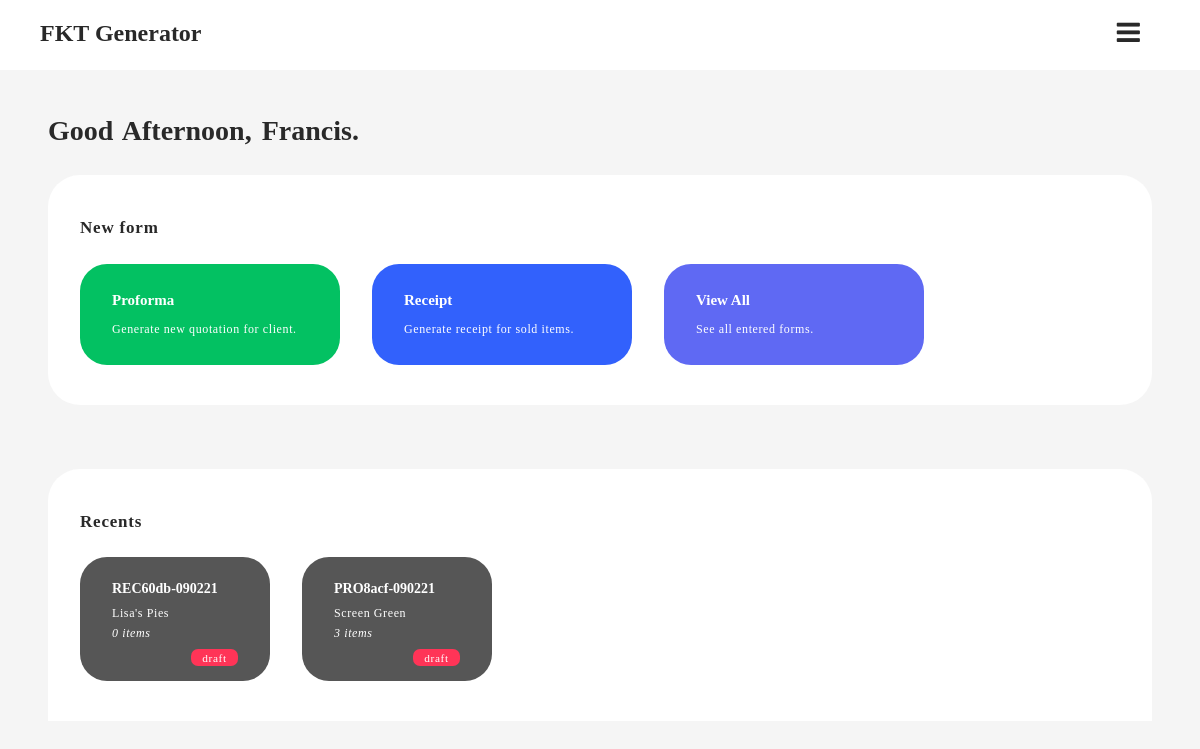
Page / (signed in) on the earlier database version.
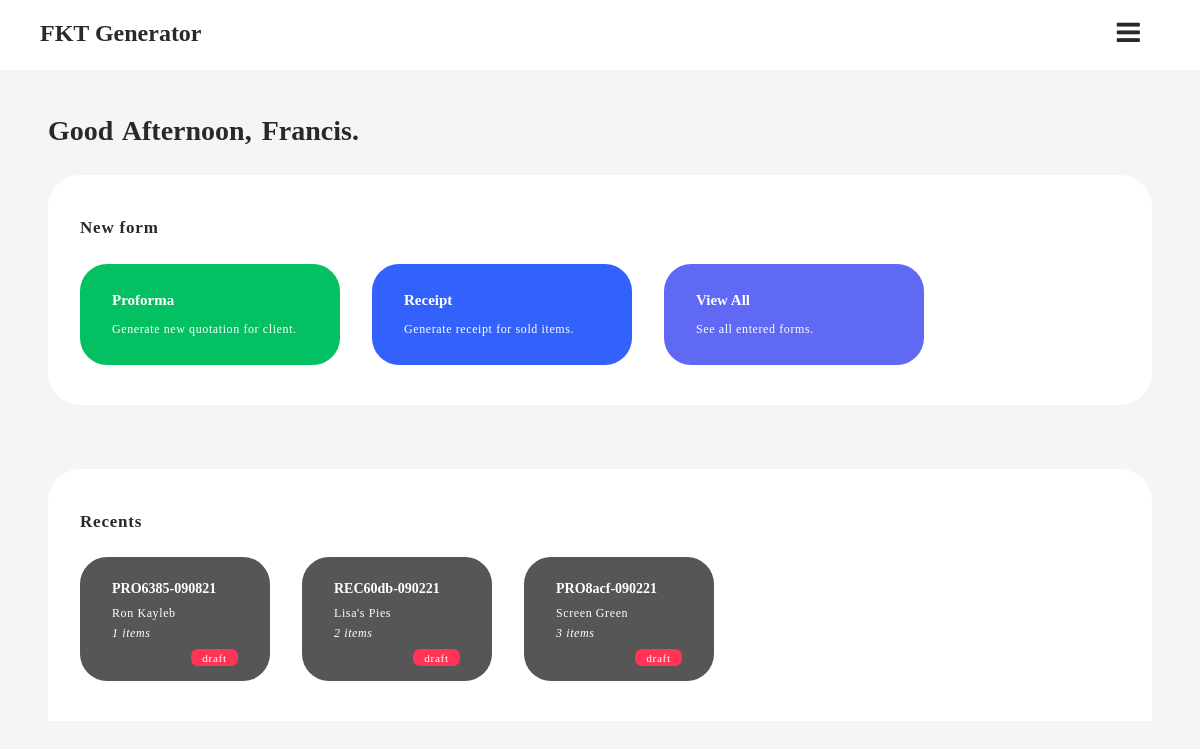
Same page on the later database version.
### recapp/models.py (models this page shows, shortened)
class User(db.Model, UserMixin):
    id = db.Column(db.Integer, primary_key=True)
    name = db.Column(db.String, unique=True, nullable=False)
    username = db.Column(db.String, unique=True, nullable=False)
    password = db.Column(db.String(200), unique=True, nullable=False)
    profile_photo = db.Column(db.String, nullable=False, default='default.jpg')

class Ticket(db.Model):
    id = db.Column(db.Integer, primary_key=True)
    pseudo_id = db.Column(db.String, unique=True, nullable=False)
    belongs_to = db.Column(db.String, nullable=False)
    form_type = db.Column(db.String, nullable=False)
    status = db.Column(db.String, nullable=False)
    subtotal = db.Column(db.Float, nullable=False, default=0.00)
    vat = db.Column(db.Float, nullable=False, default=0.00)
    total_sum = db.Column(db.Float, nullable=False, default=0.00)
    no_items = db.Column(db.Integer, nullable=False, default=0)
    issuance_date = db.Column(
        db.DateTime, nullable=False, default=datetime.utcnow())
    items = db.relationship('Storage', backref='pocket', lazy=True)

### recapp/routes.py (the view, shortened to what this page needs)
@app.route("/", methods=['GET', 'POST'])
def index():
    time_now = greeting_tag()
    form = Login()
    recent_forms = Ticket.query.order_by(Ticket.id.desc()).all()
    return render_template('index.html', form=form, recent_forms=recent_forms, time=time_now)

### recapp/models.py (called while the page is built)
@daimyou.user_loader
def load_user(user_id):
    return User.query.get(int(user_id))

### recapp/tryts.py (called while the page is built)
def greeting_tag():
    time = datetime.now().hour
    greeting = "Morning" if 5 <= time < 12 else "Afternoon" if time < 17 else "Evening"
    return greeting

### recapp/templates/index.html (shortened to what this page needs)
{% extends 'origin.html' %}
{% block content %}
    <main role="main">
        {% if current_user.is_authenticated %}
            <div class="container">
                <div class="greetings">
                    <h1>Good {{ time }},  {{ current_user.name }}.</h1>
                </div>
                <div class="plaque full-radius">
                    <h1>New form</h1>
                    <div class="plaque-items">
                        <a href="{{url_for('add_head', ticket_type='quote')}}">
                            <div class="plaque-lg plg-1" id="proforma">
                                <h2>Proforma</h2>
                                <p>Generate new quotation for client.</p>
                            </div>
                        </a>
                        <a href="{{url_for('add_head', ticket_type='receipt')}}">
                            <div class="plaque-lg plg-2" id="receipt">
                                <h2>Receipt</h2>
                                <p>Generate receipt for sold items.</p>
                            </div>
                        </a>
                        <a href="{{url_for('all_forms')}}">
                            <div class="plaque-lg plg-3" id="viewer">
                                <h2>View All</h2>
                                <p>See all entered forms.</p>
                            </div>
                        </a>
                    </div>
                    </div>
                    <div class="plaque half-radius">
                        <h1>Recents</h1>
                        <div class="plaque-items psm">
                            {% if recent_forms %}
                                {% for element in recent_forms[:5] %}
                                    <div>
                                        <a href="{{ url_for('form_viewer', ticket_id=element.id) }}">
                                            <div class="plaque-sm">
                                                    <div class="form-id">
                                                        <h2>{{ element.pseudo_id }}</h2>
                                                    </div>
                                                    <div class="details">
                                                        <p>{{ element.belongs_to }}</p>
                                                        <p><em>{{element.no_items}} items</em></p>
                                                    </div>
                                                    <div class="status {{ element.status }}">
                                                        <small>{{ element.status }}</small>
                                                    </div>
                                            </div>
                                        </a>
                                    </div>
                                {% endfor %}
                            {% else %}
                                <h1>No Recent Receipts or Quotations</h1>
                            {% endif %}
                            </div>
                        </div>
                    </div>
            {% endif %}
{% endblock %}

### recapp/templates/origin.html (shortened to what this page needs)
<html lang="en">
<head>
    <link rel="stylesheet" href="{{ url_for('static', filename='/css/style.css') }}">
    <link rel="stylesheet" href="{{ url_for('static', filename='/css/font-awesome.min.css') }}">
</head>
<body class="light">
    <nav class="navbar">
        <label for="check" class="menu">
            <i class="fa fa-bars"></i>
        </label>
        {% if current_user.is_authenticated %}
            <h2 class="logo"><a href="{{url_for('index')}}">FKT Generator</a></h2>
        {% endif %}
    </nav>
    {% block content %}
    {% endblock %}
</body>
</html>

### recapp/static/css/style.css (style rules this page uses)
* { list-style: none; box-sizing: border-box; }
:root { --white: #ffffff; --white2: #eeeeee; --white3: #f5f5f5; --black: #222222; --black2: #202020; --black3: #292929 ; --grey1: #F1F1F1; --grey2: #565656; --grey3: rgba(0, 0, 0, 0.082); --blue: #3261fc; --blue2: #214ddd; --blue3: #5f69f3; --blue4: #4f58d8; --green: #03c162; --green2: #169153; --red: #FF3457; --neutral: #ffd23d; }
.light { --surface1: var(--white); --surface2: var(--white2); --surface3: var(--white3); --text1: var(--black3); --text2: var(--grey2); --text3: var(--white); --border-col:var(--blue); --border-col2: var(--blue2); --box-shadow : var(--grey3); --action1: var(--blue); --action1-active: var(--blue2); --action2: var(--black3); --action2-active: var(--black1); --plaque1: var(--green); --plaque1-active: var(--green2); --plaque2: var(--blue); --plaque2-active: var(--blue2); --surfake: linear-gradient(to right, var(--black3), var(--white2) ); }
body { margin: 0; padding: 0; background: var(--surface3); color: var(--text1); font-family: "Neue Haas Grotesk Display Pro"; transition: background 500ms ease-in-out, color 1000ms ease-in-out; }
a { color: currentColor; text-decoration: none; }
small { font-size: 90%; }
.logo { width: 20%; }
.navbar { padding-left: 40px; padding-right: 60px; background-color: var(--surface1); position: fixed; height: 70px; color: var(--text1); top: 0; right: 0; left: 0; z-index: 1030; }
.menu { font-size: 27px; margin-top: 0.7em; font-weight: 400; color: var(--text1); float: right; line-height: 90px; cursor: pointer; display: block; pointer-events: auto; }
.container, .container-form { padding-top: 6em; padding-left: 3em; padding-right: 3em; }
.greetings { font-size: 14px; margin-bottom: 2em; word-spacing: 3px; }
.plaque { width: 100%; padding: 2em; padding-bottom: 2.5em; background: var(--surface1); margin-bottom: 4em; }
.full-radius, .r-margin { border-radius: 32px; }
.full-radius a { margin-right: 2em; }
.half-radius { border-top-left-radius: 32px; border-top-right-radius: 32px; }
.plaque-items { display: flex; }
.plaque h1 { font-size: 17; margin-bottom: 1.5em; letter-spacing: 0.8px; }
.plaque-lg { padding: 1em 2em 1em 2em ; color: var(--text3); width: 260px; border-radius: 27px; transition: color 0.15s ease-in-out, background-color 0.15s ease-in-out; }
.plaque-lg h2 { font-size: 15; }
.plaque-lg p, .plaque-sm p { font-size: 12; letter-spacing: 0.6px; }
.plaque-sm { padding: 1.5em 2em 2em 2em ; color: var(--text3); width: 190px; background: var(--grey2); margin-right: 2em; border-radius: 27px; }
.plaque-sm h2 { font-size: 14; display: inline; }
.plaque-sm p:first-child { margin-bottom: 0; }
#proforma { background: var(--plaque1); }
#receipt { background: var(--plaque2); }
#viewer { background: var(--blue3); }
.details { line-height: 0.5em; }
.status { padding: 0.2em 0.9em; border-radius: 7px; float: right; font-size: 12.6; letter-spacing: 0.6px; color: var(--text3); }
.negative, .draft { background: var(--red); }

Differences in the rows shown:
added Ticket: pseudo_id "PRO6385-090821", belongs_to "Ron Kayleb", no_items "1", status "draft"
changed Ticket "REC60db-090221": no_items "0" → "2"
